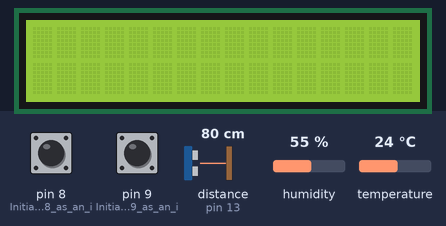
Recording of a sketch running on a simulated Arduino Uno, built with avr-gcc and run on an emulated ATmega328P. On the bench: 16×2 character LCD. Inputs (shaded band) come from the test bench; at power-on: pin 8 (Initializes_pin_8_as_an_i) HIGH, pin 9 (Initializes_pin_9_as_an_i) HIGH, distance to the obstacle (sensor on pin 13) 80 cm, humidity 55 %, temperature 24 °C. The echo pulse lasts 58.3 µs per cm; what the sketch prints to the serial monitor is not drawn.

Above: at 1.2 s.
1.3 s: pin 8 (Initializes_pin_8_as_an_i) pulled LOW for 0.15 s
At 2.8 s:
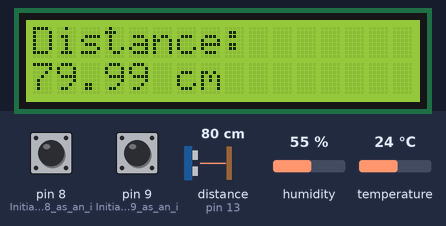
3.3 s: pin 9 (Initializes_pin_9_as_an_i) pulled LOW for 1 s
At 5.5 s:
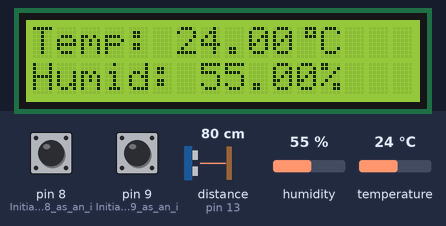
5.8 s: pin 8 (Initializes_pin_8_as_an_i) pulled LOW for 1 s
At 7.5 s:
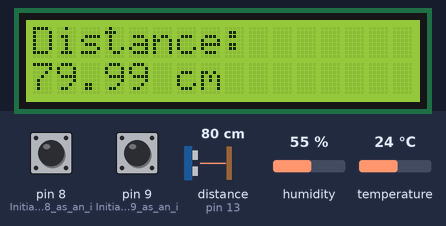
9.8 s: distance to the obstacle (sensor on pin 13) set to 4 cm
At 10.2 s:
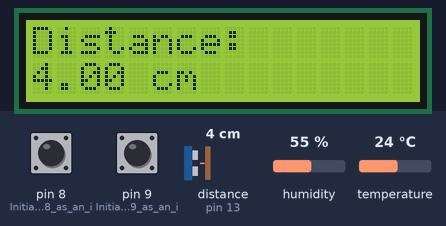
11.3 s: distance to the obstacle (sensor on pin 13) set to 2 cm
At 11.9 s:
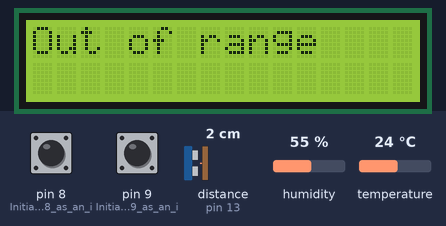
12.8 s: distance to the obstacle (sensor on pin 13) set to 9 cm
At 13.4 s:
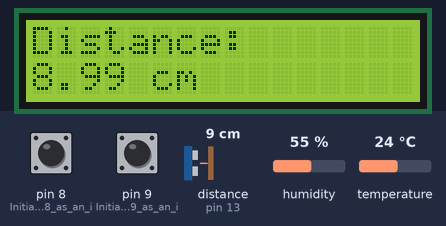
Timing chart, 0 to 15.3 s (numbered marks = the images above; inputs shaded):
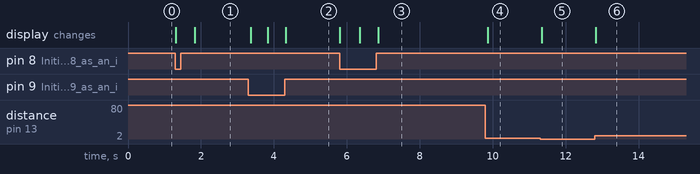

The sketch:

04_-_Ultrasonic_and_DHT_with_LCD.ino
```cpp
/*
  LCD DHT11 and Ultrasonic

  This program reads the temperature and humidity value sensed by the DHT11 sensor, and the distance value sensed by the Ultrasonic sensor

  This program makes use of #include, Adafruit_Sensor.h, DHT.h, DHT_U.h, LiquidCrystal.h, #define, DHT_Unified, dht, const, int, LiquidCrystal, lcd, unsigned, long, byte, float, Serial.begin, pinMode, dht.begin, lcd.begin,
  lcd.createChar, digitalRead, lcd.clear, if, else, dht.temperature, getEvent, event.temperature, Serial.print, Serial.prinln, lcd.setCursor, lcd.print, lcd.write, dht.humidity, event.relative_humidity, digitalWrite,
  delayMicroseconds, and pulseIn.
*/

#include <Adafruit_Sensor.h> // Initialize the Adafruit unified sensor library
#include <DHT.h> // Initialize the DHT sensor library
#include <DHT_U.h> // Initialize the DHT sensor library
#include <LiquidCrystal.h> // Initialize the liquid crystal library

#define trigPin 10 // Defines pin 10 as the Arduino connected to the trigger pin of the ultrasonic sensor
#define echoPin 13 // Defines pin 13 as the Arduino connected to the echo pin of the ultrasonic sensor
#define DHTPIN 6 // Defines pin 6 as the Arduino pin connected to the DHT sensor
#define DHTTYPE    DHT11     // Defines DHT11 as the DHT sensor used in the circuit

// Initializes Arduino pin 6 as the pin connected to the DHT11 sensor
DHT_Unified dht(DHTPIN, DHTTYPE);

const int rs = 12, en = 11, d4 = 5, d5 = 4, d6 = 3, d7 = 2; // Creates variables to make it easier to identify Liquid Crystal pins by associating them with Arduino Pins
LiquidCrystal lcd(rs, en, d4, d5, d6, d7); // Initialize the Arduino pins as LiquidCrystal pins

int tempHumiPB2; // Creates a variable called "tempHumiPB2"
int distPB2; // Creates a variable called "distPB2"

unsigned long previousMillis = 0; // Creates a unsigned long variable called "previousMillis" and give it the value 0
const long interval = 500; // Creates a constant long variable called "interval" and give it the value 500

// Creates a byte called "degreesChar" containing the pixel data of the degrees symbol
byte degreesChar[8] = {
  B00111,
  B00101,
  B00111,
  B00000,
  B00000,
  B00000,
  B00000,
  B00000
};

float duration, distance; // Creates two float variables called "duration" and "distance"

void setup() {
  Serial.begin(9600); // Sets the data rate in bits per second (baud) for serial data transmission

  // Push Buttons
  pinMode(9, INPUT_PULLUP); // Initializes pin 9 as an input pullup. This pin is connected to the push button that shows the temperature and humidity value
  pinMode(8, INPUT_PULLUP); // Initializes pin 8 as an input pullup. This pin is connected to the push button that shows the distance value

  // Temperature and Humidity
  dht.begin(); // Begins the DHT11 sensor

  // Ultrasonic
  pinMode(trigPin, OUTPUT); // Initializes pin 10 as an output. This pin is connected to the trigger pin of the Ultrasonic sensor
  pinMode(echoPin, INPUT); // Initializes pin 13 as an output. This pin is connected to the echo pin of the Ultrasonic sensor

  // LCD
  lcd.begin(16, 2); // Set up the LCD's number of columns and rows
  lcd.createChar(0, degreesChar); // Creates character 0 and gives it the pixel data of the byte called "degreesChar"
}

void loop() {
  // Push Buttons
  int tempHumiPB = digitalRead(9); // Creates a variable called "tempHumiPB" and give it the read value of Arduino pin 9
  int distPB = digitalRead(8); // Creates a variable called "distPB" and give it the read value of Arduino pin 8

  if (tempHumiPB == 0) { // Checks if the variable "tempHumiPB" is equal to 0
    tempHumiPB2 = 1; // Gives the variable "tempHumiPB2" the value of 1
    distPB2 = 0; // Gives the variable "distPB2" the value of 0
    lcd.clear(); // Clears the text in the LCD
  }

  if(distPB == 0) { // Checks if the variable "distPB" is equal to 0
    tempHumiPB2 = 0; // Gives the variable "tempHumiPB2" the value of 0
    distPB2 = 1; // Gives the variable "distPB2" the value of 1
    lcd.clear(); // Clears the text in the LCD
  }

  unsigned long currentMillis = millis(); // Creates an unsigned long variable called "currentMillis" and give it the value of the amounts of milliseconds since the Arduino has started

  // Temperature and Humidity
  if (tempHumiPB2 == 1) { // Checks if the variable "tempHumiPB2" is equal to 1
    if (currentMillis - previousMillis >= interval) { // Checks if the difference of variables "currentMillis" and "previousMillis" is greater than or equal the variable "interval"
      previousMillis = currentMillis; // Gives the variable "previousMillis" the value of the variable "currentMillis"

      sensors_event_t event; // Obtains the details of the sensor in a specific moment in time

      // Get temperature event and print its value
      dht.temperature().getEvent(&event); // Obtains the temperature value
      if (isnan(event.temperature)) { // Checks if the temperature value is an error
        Serial.println(F("Error reading temperature!")); // Print in the serial monitor the text "Error reading temperature!"
      }
      else { // Checks if the temperature value is not an error
        Serial.print(F("Temperature: ")); // Print in the serial monitor the text "Temperature: "
        Serial.print(event.temperature); // Prints in the serial monitor the temperature value
        Serial.println(F("°C")); // Print in the serial monitor the text "°C"

        lcd.setCursor(0, 0); // Sets the LCD's cursor to the first row of the LCD
        lcd.print("Temp: "); // Print in the LCD the text "Temp: "
        lcd.print(event.temperature); // Prints in the LCD the temperature value
        lcd.write(byte(0)); // Prints in the LCD character 0
        lcd.print("C"); // Print in the LCD the text "C"
        lcd.print("     "); // Print in the LCD the text "     "
      }

      // Get humidity event and print its value.
      dht.humidity().getEvent(&event); // Obtains the humidity value
      if (isnan(event.relative_humidity)) { // Checks if the humidity value is an error
        Serial.println(F("Error reading humidity!")); // Print in the serial monitor the text "Error reading humidity!"
      }
      else { // Checks if the humidity value is not an error
        Serial.print(F("Humidity: ")); // Print in the serial monitor the text "Humidity: "
        Serial.print(event.relative_humidity); // Prints in the serial monitor the humidity value
        Serial.println(F("%")); // Print in the serial monitor the text "%"

        lcd.setCursor(0, 1); // Sets the LCD's cursor to the second row of the LCD
        lcd.print("Humid: "); // Print in the LCD the text "Humid: "
        lcd.print(event.relative_humidity); // Prints in the LCD the humidity value
        lcd.print("%"); // Print in the LCD the text "%"
        lcd.print("     "); // Print in the LCD the text "     "
      }
    }
  }
  // Ultrasonic
  if (distPB2 == 1) { // Checks if the variable "distPB2" is equal to 1
    digitalWrite(trigPin, LOW); // Gives low voltage to pin 10
    delayMicroseconds(2); // Delays the program for 2 microseconds
    digitalWrite(trigPin, HIGH); // Give high voltage to pin 10
    delayMicroseconds(10); // Delays the program for 10 microseconds
    digitalWrite(trigPin, LOW); // Gives low voltage to pin 10

    duration = pulseIn(echoPin, HIGH); // Gives the variable "duration" the value of the length of time a high pulse is recieved by pin 13

    distance = (duration/2)*0.0343; // Gives the variable "distance" the product of the number 0.0343, and the quotient of the variable "duration" and 2

    Serial.print("Distance = "); // Print in the serial monitor the text "Distance = "

    if (distance >=400 || distance <= 2) { // Checks if the distance is greater than or equal 400 or less than or equal to 2
      Serial.println("Out of range"); // Prints in the serial monitor the text "Out of range"
      lcd.setCursor(0,0); // Sets the LCD's cursor to the first row of the LCD
      lcd.print("Out of range"); // Print in the LCD the text "Out of range"
      lcd.setCursor(0,1); // Sets the LCD's cursor to the second row of the LCD
      lcd.print("       "); // Print in the LCD the text "       "
    } else { // Checks if the distance is not greater than or equal 400 nor less than or equal to 2
      Serial.print(distance); // Prints in the serial monitor the distance value
      Serial.println(" cm"); // Prints in the serial monitor the text " cm"
      if (currentMillis - previousMillis >= interval) { // Checks if the difference of variables "currentMillis" and "previousMillis" is greater than or equal the variable "interval"
        previousMillis = currentMillis; // Gives the variable "previousMillis" the value of the variable "currentMillis"
        lcd.setCursor(0,0); // Sets the LCD's cursor to the first row of the LCD
        lcd.print("Distance:    "); // Prints in the LCD the text "Distance:    "
        lcd.setCursor(0,1); // Sets the LCD's cursor to the second row of the LCD
        lcd.print(distance); // Prints in the LCD the value of the variable "distance"
        lcd.print(" cm"); // Prints in the LCD the text " cm"
        lcd.print("     "); // Prints in the LCD the text "     "
      }
    }
  }
}
```

Measured:
- the behaviour switches between 3 and 2 cm on distance to the obstacle (sensor on pin 13) (found by bisection; images 4 and 5)
- after the input at 1.3 s, the display: changes at once (image 1)
- after the input at 3.3 s, the display: changes after 0.06 s (image 2)
- after the input at 5.8 s, the display: first changes at once (image 3 shows a later state)
- after the input at 9.8 s, the display: changes after 0.07 s (image 4)
- after the input at 11.3 s, the display: changes after 0.05 s (image 5)
- after the input at 12.8 s, the display: changes at once (image 6)
